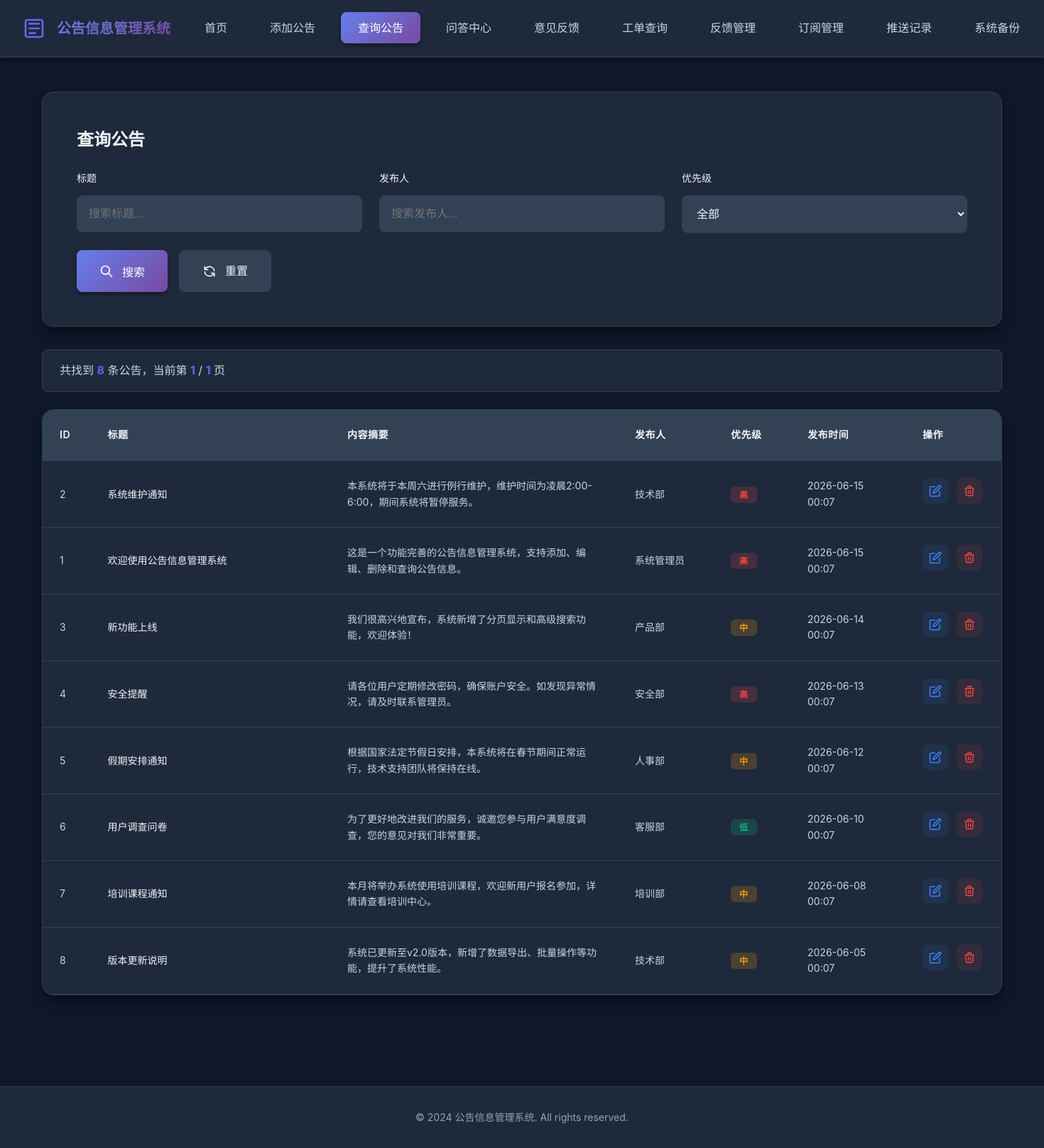
/search_notice.php, run on the app's committed database.
### tables this page shows
CREATE TABLE IF NOT EXISTS notices (
    id INT AUTO_INCREMENT PRIMARY KEY,
    title VARCHAR(255) NOT NULL COMMENT '公告标题',
    content TEXT NOT NULL COMMENT '公告内容',
    author VARCHAR(100) NOT NULL COMMENT '发布人',
    category VARCHAR(100) DEFAULT '' COMMENT '公告分类',
    publish_date DATETIME DEFAULT CURRENT_TIMESTAMP COMMENT '发布时间',
    update_date DATETIME DEFAULT CURRENT_TIMESTAMP ON UPDATE CURRENT_TIMESTAMP COMMENT '更新时间',
    status ENUM('published', 'draft') DEFAULT 'published' COMMENT '状态',
    priority ENUM('high', 'medium', 'low') DEFAULT 'medium' COMMENT '优先级',
    views INT DEFAULT 0 COMMENT '浏览次数',
    INDEX idx_publish_date (publish_date),
    INDEX idx_status (status),
    INDEX idx_category (category)
);

### www/search_notice.php (the view, shortened to what this page needs)
<!DOCTYPE html>
<html lang="zh-CN">
<head>
    <link rel="stylesheet" href="style.css">
</head>
<body>
    <?php
    $page = isset($_GET['page']) ? intval($_GET['page']) : 1;
    $per_page = 8;
    $offset = ($page - 1) * $per_page;
    $search_title = isset($_GET['search_title']) ? sanitize($_GET['search_title']) : '';
    $search_author = isset($_GET['search_author']) ? sanitize($_GET['search_author']) : '';
    $search_priority = isset($_GET['search_priority']) ? sanitize($_GET['search_priority']) : '';
    $conn = getConnection();
    $where_clauses = [];
    $params = [];
    $types = '';
    $where_sql = !empty($where_clauses) ? "WHERE " . implode(" AND ", $where_clauses) : "";
    $count_sql = "SELECT COUNT(*) as total FROM notices $where_sql";
    if (!empty($params)) {
        $count_stmt = $conn->prepare($count_sql);
        $count_stmt->bind_param($types, ...$params);
        $count_stmt->execute();
        $total_result = $count_stmt->get_result();
        $total_records = $total_result->fetch_assoc()['total'];
        $count_stmt->close();
    } else {
        $total_result = $conn->query($count_sql);
        $total_records = $total_result->fetch_assoc()['total'];
    }
    $total_pages = ceil($total_records / $per_page);
    $sql = "SELECT * FROM notices $where_sql ORDER BY publish_date DESC LIMIT ? OFFSET ?";
    $params[] = $per_page;
    $params[] = $offset;
    $types .= 'ii';
    $stmt = $conn->prepare($sql);
    if (!empty($types)) {
        $stmt->bind_param($types, ...$params);
    }
    $stmt->execute();
    $result = $stmt->get_result();
    ?>
    <nav class="navbar">
        <div class="container">
            <div class="nav-brand">
                <h1>公告信息管理系统</h1>
            </div>
            <ul class="nav-menu">
                <li><a href="index.php">首页</a></li>
                <li><a href="add_notice.php">添加公告</a></li>
                <li><a href="search_notice.php" class="active">查询公告</a></li>
                <li><a href="qa_center.php">问答中心</a></li>
                <li><a href="feedback.php">意见反馈</a></li>
                <li><a href="feedback_query.php">工单查询</a></li>
                <li><a href="feedback_admin.php">反馈管理</a></li>
                <li><a href="subscription_admin.php">订阅管理</a></li>
                <li><a href="push_records.php">推送记录</a></li>
                <li><a href="system_backup.php">系统备份</a></li>
            </ul>
        </div>
    </nav>
    <div class="container">
        <div class="main-content">
            <div class="search-container">
                <h2>查询公告</h2>
                <form method="GET" action="" class="search-form">
                    <div class="search-fields">
                        <div class="search-field">
                            <label for="search_title">标题</label>
                            <input type="text" id="search_title" name="search_title"
                                   value="<?php echo htmlspecialchars($search_title); ?>"
                                   placeholder="搜索标题...">
                        </div>
                        <div class="search-field">
                            <label for="search_author">发布人</label>
                            <input type="text" id="search_author" name="search_author"
                                   value="<?php echo htmlspecialchars($search_author); ?>"
                                   placeholder="搜索发布人...">
                        </div>
                        <div class="search-field">
                            <label for="search_priority">优先级</label>
                            <select id="search_priority" name="search_priority">
                                <option value="">全部</option>
                            </select>
                        </div>
                    </div>
                    <div class="search-actions">
                        <button type="submit" class="btn btn-primary">
                            <svg class="btn-icon" viewBox="0 0 24 24" fill="none" xmlns="http://www.w3.org/2000/svg">
                                <path d="M21 21L15 15M17 10C17 13.866 13.866 17 10 17C6.13401 17 3 13.866 3 10C3 6.13401 6.13401 3 10 3C13.866 3 17 6.13401 17 10Z" stroke="currentColor" stroke-width="2" stroke-linecap="round" stroke-linejoin="round"/>
                            </svg>
                            搜索
                        </button>
                        <a href="search_notice.php" class="btn btn-secondary">
                            重置
                        </a>
                    </div>
                </form>
            </div>
            <div class="results-info">
                <p>共找到 <strong><?php echo $total_records; ?></strong> 条公告，当前第 <strong><?php echo $page; ?></strong> / <strong><?php echo max(1, $total_pages); ?></strong> 页</p>
            </div>
            <div class="notices-table-container">
                <?php if ($result->num_rows > 0): ?>
                <table class="notices-table">
                    <thead>
                        <tr>
                            <th width="5%">ID</th>
                            <th width="25%">标题</th>
                            <th width="30%">内容摘要</th>
                            <th width="10%">发布人</th>
                            <th width="8%">优先级</th>
                            <th width="12%">发布时间</th>
                            <th width="10%">操作</th>
                        </tr>
                    </thead>
                    <tbody>
                        <?php while($row = $result->fetch_assoc()): ?>
                        <tr>
                            <td><?php echo $row['id']; ?></td>
                            <td class="notice-title-cell">
                                <a href="notice_detail.php?id=<?php echo $row['id']; ?>" style="color:var(--text-primary);font-weight:500;text-decoration:none;transition:color 0.2s;" onmouseover="this.style.color='var(--primary-color)'" onmouseout="this.style.color='var(--text-primary)'"><?php echo htmlspecialchars($row['title']); ?></a>
                            </td>
                            <td class="notice-content-cell">
                                <?php
                                $content = htmlspecialchars($row['content']);
                                echo mb_substr($content, 0, 60, 'UTF-8') . (mb_strlen($content, 'UTF-8') > 60 ? '...' : '');
                                ?>
                            </td>
                            <td><?php echo htmlspecialchars($row['author']); ?></td>
                            <td>
                                <span class="priority-badge priority-<?php echo $row['priority']; ?>">
                                    <?php
                                    echo ['high' => '高', 'medium' => '中', 'low' => '低'][$row['priority']];
                                    ?>
                                </span>
                            </td>
                            <td><?php echo date('Y-m-d H:i', strtotime($row['publish_date'])); ?></td>
                            <td class="action-buttons">
                                <a href="add_notice.php?id=<?php echo $row['id']; ?>" class="btn-icon-action edit" title="编辑">
                                </a>
                                <a href="?delete=<?php echo $row['id']; ?>&page=<?php echo $page; ?><?php echo !empty($search_title) ? '&search_title=' . urlencode($search_title) : ''; ?><?php echo !empty($search_author) ? '&search_author=' . urlencode($search_author) : ''; ?><?php echo !empty($search_priority) ? '&search_priority=' . urlencode($search_priority) : ''; ?>"
                                   class="btn-icon-action delete"
                                   title="删除"
                                   onclick="return confirm('确定要删除这条公告吗？');">
                                </a>
                            </td>
                        </tr>
                        <?php endwhile; ?>
                    </tbody>
                </table>
                <?php endif; ?>
            </div>
        </div>
    </div>
    <footer class="footer">
        <div class="container">
            <p>&copy; 2024 公告信息管理系统. All rights reserved.</p>
        </div>
    </footer>
</body>
</html>

### data on the page
notices: id "2", title "系统维护通知", content "本系统将于本周六进行例行维护，维护时间为凌晨2:00-6:00，期间系统将暂停服务。", author "技术部", priority "高", publish_date "2026-06-15 00:07"
notices: id "1", title "欢迎使用公告信息管理系统", content "这是一个功能完善的公告信息管理系统，支持添加、编辑、删除和查询公告信息。", author "系统管理员", priority "高", publish_date "2026-06-15 00:07"
notices: id "3", title "新功能上线", content "我们很高兴地宣布，系统新增了分页显示和高级搜索功能，欢迎体验！", author "产品部", priority "中", publish_date "2026-06-14 00:07"
notices: id "4", title "安全提醒", content "请各位用户定期修改密码，确保账户安全。如发现异常情况，请及时联系管理员。", author "安全部", priority "高", publish_date "2026-06-13 00:07"
notices: id "5", title "假期安排通知", content "根据国家法定节假日安排，本系统将在春节期间正常运行，技术支持团队将保持在线。", author "人事部", priority "中", publish_date "2026-06-12 00:07"
notices: id "6", title "用户调查问卷", content "为了更好地改进我们的服务，诚邀您参与用户满意度调查，您的意见对我们非常重要。", author "客服部", priority "低", publish_date "2026-06-10 00:07"
notices: id "7", title "培训课程通知", content "本月将举办系统使用培训课程，欢迎新用户报名参加，详情请查看培训中心。", author "培训部", priority "中", publish_date "2026-06-08 00:07"
notices: id "8", title "版本更新说明", content "系统已更新至v2.0版本，新增了数据导出、批量操作等功能，提升了系统性能。", author "技术部", priority "中", publish_date "2026-06-05 00:07"

### other printed values
$total_records "8"
$page "1"
max(1, $total_pages) "1"
